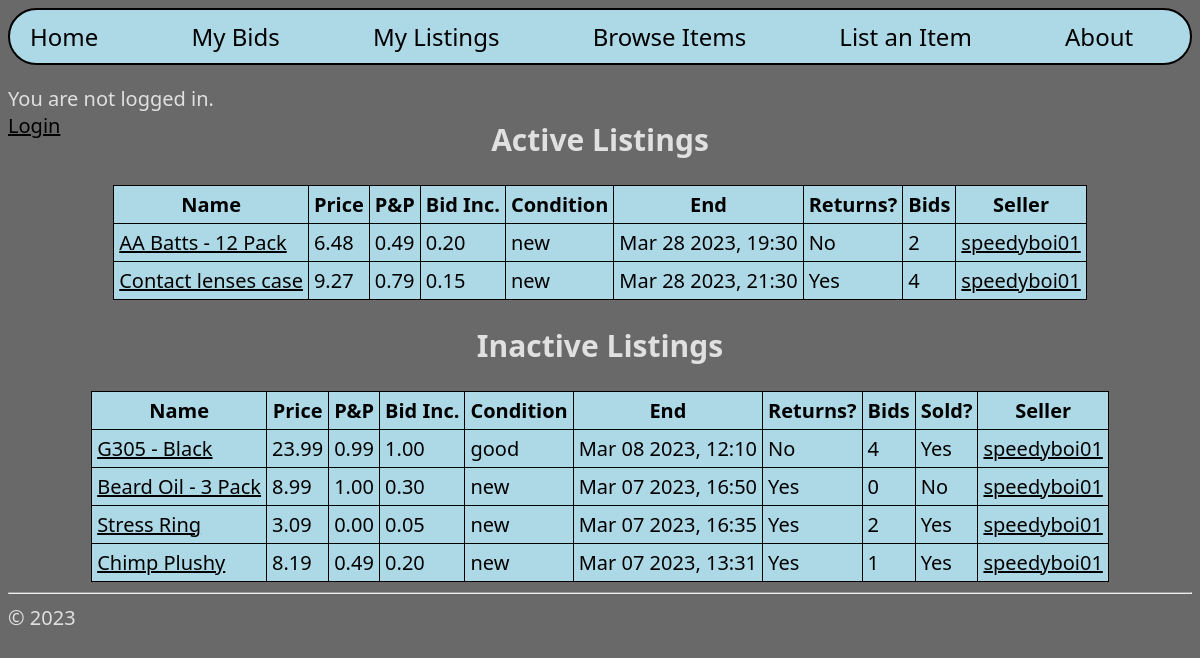
Before: /userListings/2 with the older database file.
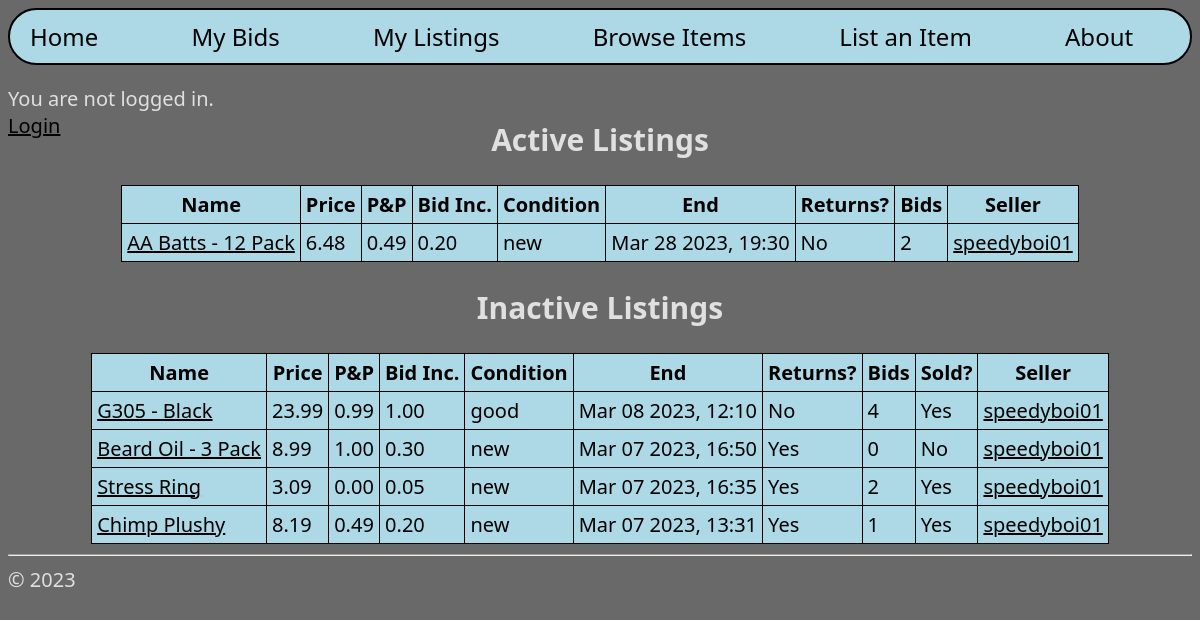
After: the same page with the newer database file.
### hello/models.py (models this page shows, shortened)
class Items(models.Model):
    name = models.CharField(max_length=50)
    price = models.DecimalField(decimal_places=2, max_digits=10)
    postageCost = models.DecimalField(decimal_places=2, max_digits=10)
    bidIncrement = models.DecimalField(decimal_places=2, max_digits=10)
    conditionChoices = [
        ("new", "New"),
        ("excellent", "Excellent"),
        ("good", "Good"),
        ("used", "Used"),
        ("refurbished", "Refurbished"),
        ("partsOnly", "Parts Only"),
    ]
    condition = models.CharField(max_length=20, choices=conditionChoices)
    endDateTime = models.DateTimeField()
    acceptReturns = models.BooleanField(default=False)
    description = models.TextField(max_length=1000)
    numBids = models.IntegerField(default=0)
    bidders = models.CharField(max_length=999999999, default='[]')
    sold = models.BooleanField(default=False)
    buyerId = models.ForeignKey(Accounts, to_field="id", on_delete=models.DO_NOTHING, related_name="bId", blank=True, null=True)
    sellerId = models.ForeignKey(Accounts, to_field="id", on_delete=models.DO_NOTHING, related_name="sId", blank=True, null=True)
    def getBidders(self):
        return json.loads(self.bidders)
    def setBidders(self, value):
        self.bidders = json.dumps(value)
    biddersProperty = property(getBidders, setBidders)

class Accounts(models.Model):
    user=models.OneToOneField(User, on_delete=models.CASCADE)
    address=models.CharField(max_length=40)
    balance=models.DecimalField(decimal_places=2, max_digits=10, default=0, validators=[MinValueValidator(0)])
    class Meta:
        constraints = (
            CheckConstraint(
                check=Q(balance__gte=0),
                name="minBalance"),
            )
    def __str__(self):
        return str(self.id)

class EndedItems(models.Model):
    name = models.CharField(max_length=50)
    salePrice = models.DecimalField(decimal_places=2, max_digits=10)
    postageCost = models.DecimalField(decimal_places=2, max_digits=10)
    bidIncrement = models.DecimalField(decimal_places=2, max_digits=10)
    conditionChoices = [
        ("new", "New"),
        ("excellent", "Excellent"),
        ("good", "Good"),
        ("used", "Used"),
        ("refurbished", "Refurbished"),
        ("partsOnly", "Parts Only"),
    ]
    condition = models.CharField(max_length=20, choices=conditionChoices)
    endDateTime = models.DateTimeField("Date/Time Logged")
    acceptReturns = models.BooleanField()
    description = models.TextField(max_length=1000)
    numBids = models.IntegerField()
    bidders = models.CharField(max_length=999999999, default='[]')
    sold = models.BooleanField()
    buyerId = models.IntegerField(blank=True, null=True)
    sellerId = models.IntegerField()
    destinationAddress = models.CharField(max_length=40, blank=True, null=True)
    def getBidders(self):
        return json.loads(self.bidders)
    def setBidders(self, value):
        self.bidders = json.dumps(value)
    biddersProperty = property(getBidders, setBidders)

### hello/views.py (the view)
# urls.py: path("userListings/<int:pk>", views.userListings, name="userListings"),
def userListings(request, pk):
    myCurrentItems = Items.objects.filter(sellerId=pk).order_by("endDateTime")
    myOldItems = EndedItems.objects.filter(sellerId=pk).order_by("-endDateTime")
    you = True if request.user.pk == pk else False
    return render(
        request, "hello/userListings.html",
        {
        "username": getUsernameBalance(request)[0],
        "balance": str(getUsernameBalance(request)[1]),
        "myCurrentItems": myCurrentItems,
        "myOldItems": myOldItems,
        "you": you,
        }
        )

### hello/templatetags/myTags.py (called while the page is built)
@register.simple_tag
def idToUsername(id):
    return Accounts.objects.get(pk=id).user.username

### hello/views.py (called while the page is built)
def getUsernameBalance(request):
    username = None
    balance = None
    if request.user.is_authenticated:
        username = request.user.username
        pK = request.user.pk
        balance = Accounts.objects.get(user__pk=pK).balance
    return (username, balance)

### hello/templates/hello/userListings.html (shortened to what this page needs)
{% extends "hello/layout.html" %}
{% load myTags %}
{% block loggedInAs %}
    {% if username %}
    <p style="color: rgb(224, 224, 224)">
        Logged in as {{username}}.
        <br>
        Balance: £{{balance}}
        <br>
        <a href="{% url 'logout' %}">Logout</a>
    </p>
    {% else %}
    <p style="color: rgb(224, 224, 224)">
        You are not logged in.
        <br>
        <a href="{% url 'login' %}">Login</a>
    </p>
    {% endif %}
{% endblock %}
{% block subheader %}
<h2 style="margin-top: -40px;">Active Listings</h2>
{% endblock %}
{% block content %}
    <table>
    {% if myCurrentItems %}
        <thead>
        <tr>
            <th>Name</th>
            <th>Price</th>
            <th>P&P</th>
            <th>Bid Inc.</th>
            <th>Condition</th>
            <th>End</th>
            <th>Returns?</th>
            <th>Bids</th>
            <th>Seller</th>
        </tr>
        </thead>
    {% endif %}
        {% for item in myCurrentItems %}
            <tbody>
                <tr>
                    <td class="limitedRow"><a href="{% url 'itemDetail' pk=item.pk %}">{{item.name}}</a></td>
                    <td>{{item.price}}</td>
                    <td>{{item.postageCost}}</td>
                    <td>{{item.bidIncrement}}</td>
                    <td>{{item.condition}}</td>
                    <td>{{item.endDateTime|date:"M d Y, H:i"}}</td>
                    {% if item.acceptReturns %}
                        <td>Yes</td>
                    {% else %}
                        <td>No</td>
                    {% endif %}
                    <td>{{item.numBids}}</td>
                    {% if you %}
                        <td>You</td>
                    {% else %}
                        <td><a href="{% url 'userListings' pk=item.sellerId %}">{% idToUsername item.sellerId_id %}</a></td>
                    {% endif %}
                </tr>
            </tbody>
        {% empty %}
            <p style="color: rgb(224, 224, 224)">No Active Listings.</p>
        {% endfor %}
    </table>
{% endblock %}
{% block additionalContent %}
<div class="centralContainer">
    <h2>Inactive Listings</h2>
</div>
<div class="centralContainer">
    <table>
        {% if myOldItems %}
            <thead>
            <tr>
                <th>Name</th>
                <th>Price</th>
                <th>P&P</th>
                <th>Bid Inc.</th>
                <th>Condition</th>
                <th>End</th>
                <th>Returns?</th>
                <th>Bids</th>
                <th>Sold?</th>
                <th>Seller</th>
            </tr>
            </thead>
        {% endif %}
        {% for item in myOldItems %}
            <tbody>
                <tr>
                    <td class="limitedRow"><a href="{% url 'endedItemDetail' pk=item.pk %}">{{item.name}}</a></td>
                    <td>{{item.salePrice}}</td>
                    <td>{{item.postageCost}}</td>
                    <td>{{item.bidIncrement}}</td>
                    <td>{{item.condition}}</td>
                    <td>{{item.endDateTime|date:"M d Y, H:i"}}</td>
                    {% if item.acceptReturns %}
                        <td>Yes</td>
                    {% else %}
                        <td>No</td>
                    {% endif %}
                    <td>{{item.numBids}}</td>
                    {% if item.sold %}
                        <td>Yes</td>
                    {% else %}
                        <td>No</td>
                    {% endif %}
                    {% if you %}
                        <td>You</td>
                        <td>{{item.destinationAddress}}</td>
                    {% else %}
                        <td><a href="{% url 'userListings' pk=item.sellerId %}">{% idToUsername item.sellerId %}</a></td>
                    {% endif %}
                </tr>
            </tbody>
        {% empty %}
            <p style="color: rgb(224, 224, 224)">No Inactive Listings.</p>
        {% endfor %}
    </table>
</div>
{% endblock %}

### hello/templates/hello/layout.html (shortened to what this page needs)
<!DOCTYPE html>
<html>
<head>
    {% load static %}
    <link rel="stylesheet" type="text/css" href="{% static 'hello/site.css' %}"/>
</head>
<body>
<div class="navbar">
    <a href="{% url 'home' %}" id="home" class="navbarItem" style="margin-left: 0px;">Home</a>
    {% if request.user.pk %}
    <a href="{% url 'userBids' %}" id="myBids" class="navbarItem">My Bids</a>
    <a href="{% url 'userListings' pk=request.user.pk %}" id="myListings" class="navbarItem">My Listings</a>
    {% else %}
    <a href="{% url 'login' %}" id="myBids" class="navbarItem">My Bids</a>
    <a href="{% url 'login' %}" id="myListings" class="navbarItem">My Listings</a>
    {% endif %}
    <a href="{% url 'browse' %}" id="browse" class="navbarItem">Browse Items</a>
    <a href="{% url 'listAnItem' %}" id="listAnItem" class="navbarItem">List an Item</a>
    <a href="{% url 'about' %}" id="about" class="navbarItem">About</a>
</div>
<div>
    {% block loggedInAs %}
    {% endblock %}
</div>
<div class="centralContainer">
    {% block subheader %}
    {% endblock %}
</div>
<div class="centralContainer">
    {% block content %}
    {% endblock %}
</div>
{% block additionalContent %}
{% endblock %}
<hr/>
<footer style="color: rgb(224, 224, 224);">
    &copy; 2023
</footer>
</body>
</html>

### hello/static/hello/site.css (style rules this page uses)
* { font-family: "Segoe UI"; color: black; }
.navbar { border: 2px solid black; border-radius: 40px; padding: 10px 20px; background-color: lightblue; }
.navbar a { text-decoration: none; color: inherit; }
.navbarItem { margin-left: calc(0.2 * (100% - 700px)); font-size: 24px; }
.centralContainer { display: flex; justify-content: center; }
h2 { color: rgb(224, 224, 224); }
body { background: dimgray; font-size: 20px; }
table { background-color: lightblue; border-collapse: collapse; }
th, td { border: 1px solid black; padding: 5px; }
.limitedRow { max-width: 250px; white-space: nowrap; overflow: hidden; text-overflow: ellipsis; }

Changed rows visible on the page:
removed Items: name "Contact lenses case", price "9.27", postageCost "0.79", bidIncrement "0.15", condition "new", endDateTime "Mar 28 2023, 21:30", acceptReturns "Yes", numBids "4", sellerId.username "speedyboi01"
